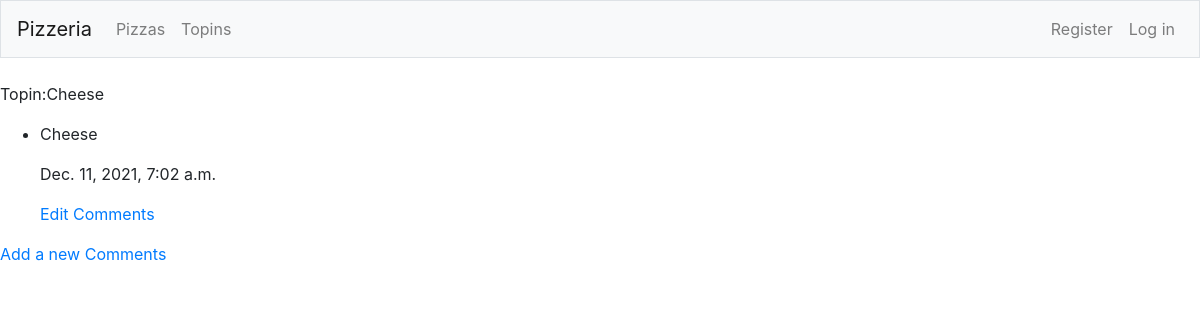
The app's page /topins/1/, older data.
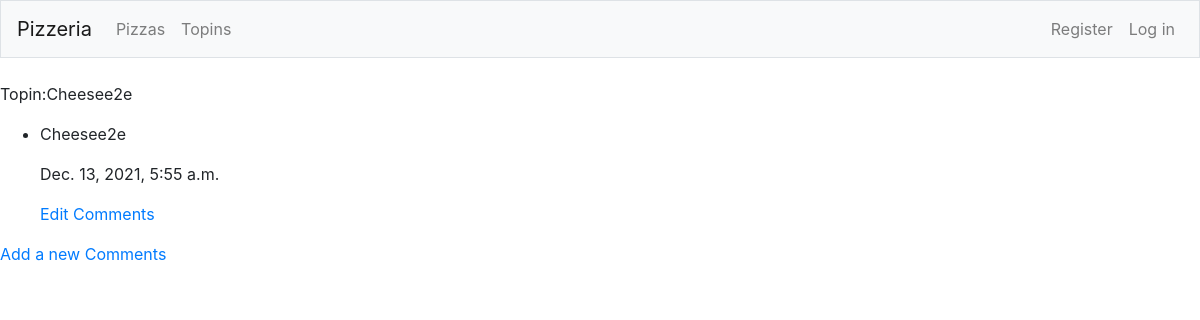
The same page, newer data.
### PizzaApp/models.py (models this page shows)
class Topin(models.Model):
    text = models.CharField(max_length=200)
    price = models.CharField(max_length=200)
    image = models.ImageField(upload_to='topins', blank=True)
    date_added = models.DateTimeField(auto_now_add=True)
    def __str__(self):
        return self.text

### PizzaApp/views.py (the view)
# urls.py: path('topins/<int:topin_id>/', views.topin, name='topin'),
def topin(request, topin_id):
    topin = Topin.objects.get(pk=topin_id)
    entries = [topin]
    context = {"topin": topin, 'entries': entries}
    return render(request, "PizzaApp/topin.html", context)

### PizzaApp/templates/PizzaApp/topin.html
{% extends "PizzaApp/base.html" %}
{% block content %}
<p>Topin:{{topin}} <p>
    <ul>{% for e in entries %}
        <li>
            <p>{{e.text}}</p>
            <p>{{e.date_added}}</p>
            <p>
                <a href="{% url 'PizzaApp:edit_entry1' e.id%}"> Edit Comments </a>
            </p>
        </li>
        {% empty %}
        <li> there are no comments </li>
        {% endfor %}
    </ul>
<p>
    <a href="{% url 'PizzaApp:new_entry1' topin.id %}">Add a new Comments </a>
</p>
{% endblock content %}

Row changes from the older to the newer data that the page shows:
changed Topin: text "Cheese" → "Cheesee2e"; date_added "Dec. 11, 2021, 7:02 a.m." → "Dec. 13, 2021, 5:55 a.m."
